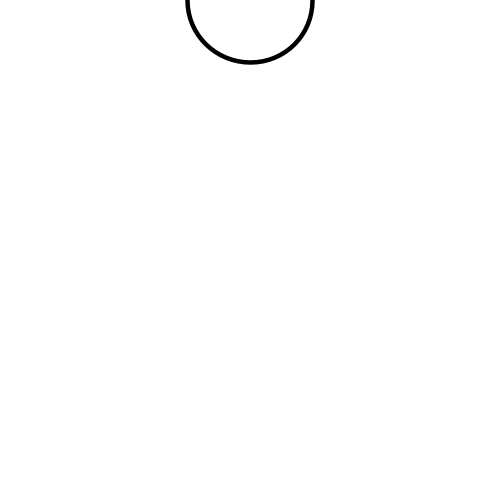
Frame 1 (no input)
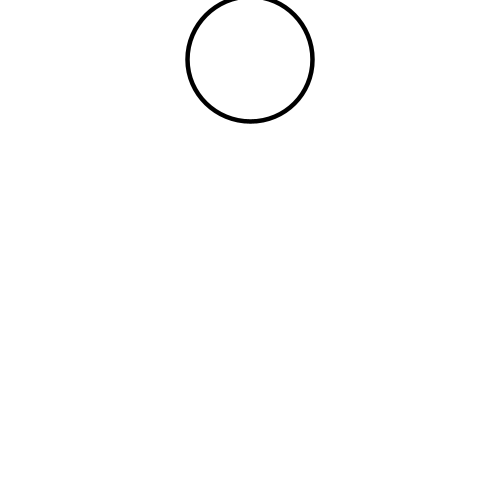
Frame 60 (the mouse pressed at the canvas centre just before this capture)
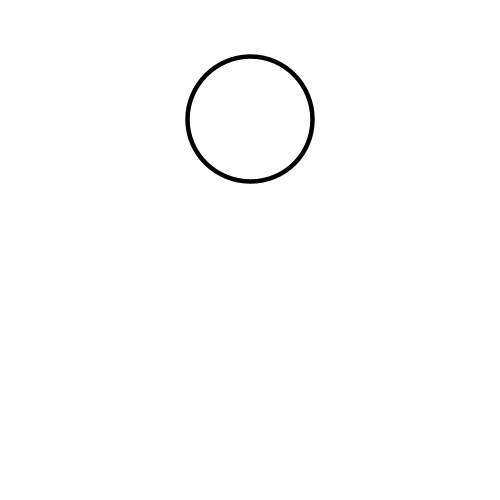
Frame 120 (the mouse held since frame 60 and released just before this capture)

The Processing sketch that drew these frames (run headless with seeded random() and noise(); from frame 60 on, the mouse is pressed at the canvas centre):

// Processing sketch: Animation_Circle_1
// ── Animation_Circle_1.pde
//Eric Li
//Animation 1
//Wednesday Feb 18th 2026

int y;

void setup() {
  size(500,500);
  y = 0;
  strokeWeight(4.5);
}

void draw() {
  background(255);
  ellipse(250,y,125,125);
  y=y+1;
  if (y>625) {
    y=-63;
  }
}
